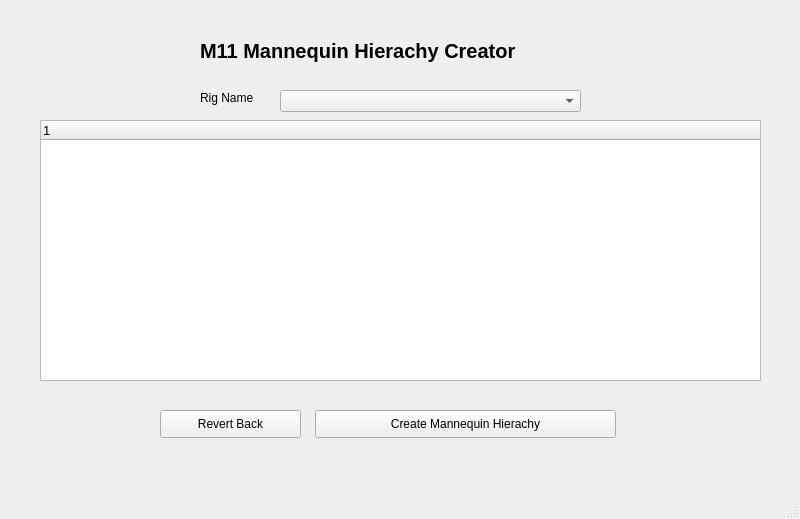
<?xml version="1.0" encoding="UTF-8"?>
<ui version="4.0">
 <class>MainWindow</class>
 <widget class="QMainWindow" name="MainWindow">
  <property name="geometry">
   <rect>
    <x>0</x>
    <y>0</y>
    <width>800</width>
    <height>519</height>
   </rect>
  </property>
  <property name="windowTitle">
   <string>MainWindow</string>
  </property>
  <widget class="QWidget" name="centralwidget">
   <widget class="QTreeWidget" name="layerHirachyWidget">
    <property name="geometry">
     <rect>
      <x>40</x>
      <y>120</y>
      <width>721</width>
      <height>261</height>
     </rect>
    </property>
    <property name="font">
     <font>
      <pointsize>10</pointsize>
     </font>
    </property>
    <column>
     <property name="text">
      <string notr="true">1</string>
     </property>
    </column>
   </widget>
   <widget class="QPushButton" name="createHierachy_Button">
    <property name="geometry">
     <rect>
      <x>315</x>
      <y>410</y>
      <width>301</width>
      <height>28</height>
     </rect>
    </property>
    <property name="text">
     <string>Create Mannequin Hierachy</string>
    </property>
   </widget>
   <widget class="QLabel" name="topicLabel">
    <property name="geometry">
     <rect>
      <x>200</x>
      <y>30</y>
      <width>421</width>
      <height>41</height>
     </rect>
    </property>
    <property name="font">
     <font>
      <pointsize>15</pointsize>
      <weight>75</weight>
      <bold>true</bold>
     </font>
    </property>
    <property name="text">
     <string>M11 Mannequin Hierachy Creator</string>
    </property>
   </widget>
   <widget class="QComboBox" name="rigName_Selector">
    <property name="geometry">
     <rect>
      <x>280</x>
      <y>90</y>
      <width>301</width>
      <height>22</height>
     </rect>
    </property>
   </widget>
   <widget class="QLabel" name="label">
    <property name="geometry">
     <rect>
      <x>200</x>
      <y>90</y>
      <width>55</width>
      <height>16</height>
     </rect>
    </property>
    <property name="text">
     <string>Rig Name</string>
    </property>
   </widget>
   <widget class="QPushButton" name="revert_Button">
    <property name="geometry">
     <rect>
      <x>160</x>
      <y>410</y>
      <width>141</width>
      <height>28</height>
     </rect>
    </property>
    <property name="text">
     <string>Revert Back</string>
    </property>
   </widget>
  </widget>
  <widget class="QMenuBar" name="menubar">
   <property name="geometry">
    <rect>
     <x>0</x>
     <y>0</y>
     <width>800</width>
     <height>26</height>
    </rect>
   </property>
  </widget>
  <widget class="QStatusBar" name="statusbar"/>
 </widget>
 <resources/>
 <connections/>
</ui>
